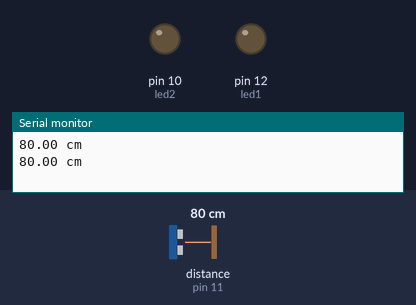
The sketch below on a simulated Arduino Uno, built with avr-gcc and run on an emulated ATmega328P. On the bench: output pins drawn as LEDs (lit = HIGH), the last lines printed to the serial monitor. Inputs (shaded band) come from the test bench; at power-on: distance to the obstacle (sensor on pin 11) 80 cm. Pins used as bus, display or sensor lines are not drawn.

Above: at 3.8 s.
3.9 s: distance to the obstacle (sensor on pin 11) set to 54 cm
8.2 s: distance to the obstacle (sensor on pin 11) set to 45 cm
At 10.8 s:
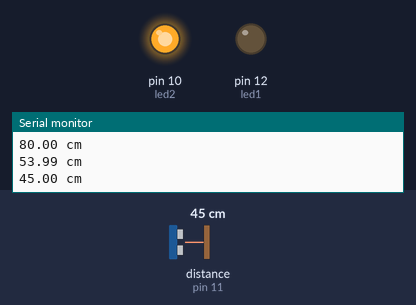
15.5 s: distance to the obstacle (sensor on pin 11) set to 2 cm
At 19.8 s:
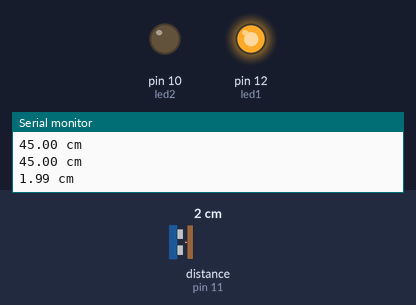
23.2 s: distance to the obstacle (sensor on pin 11) set to 18 cm
At 27.1 s:
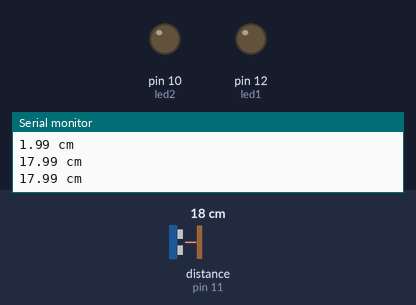
30.5 s: distance to the obstacle (sensor on pin 11) set to 4 cm
At 31.8 s:
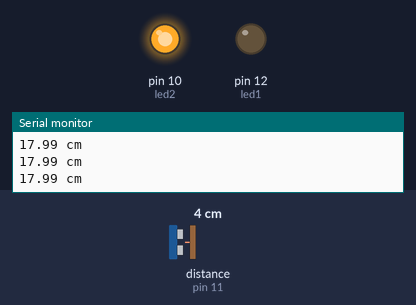
Timing chart, 0 to 39.2 s (numbered marks = the images above; inputs shaded):
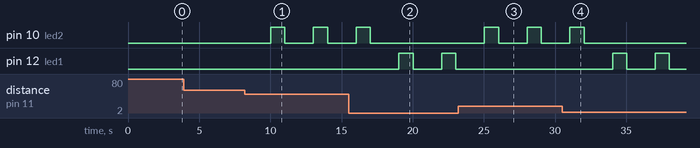

The sketch:

exemplo1.ino
```cpp
//Sensor de Ultrasonico


//adicionando a biblioteca ultrasonic
#include "Ultrasonic.h"

//Criando objeto Ultrasonic e já definindo as portas
Ultrasonic Ultrasonic(9,11);


long microsec = 0;
float distanciaCM = 0;
int led1 =12;
int led2 =10;
int led3 = 11;


void setup() {
  Serial.begin(9600);
  pinMode (led1, OUTPUT);
  pinMode (led2, OUTPUT);
  pinMode (led3, OUTPUT);


}

void loop() {

  //Lendo o senor
  microsec = Ultrasonic.timing();

  //Convertendo a distência em CM
  distanciaCM = Ultrasonic.convert(microsec, Ultrasonic::CM);


  Serial.print(distanciaCM);
  Serial.println(" cm");
  delay(1000);

  if(distanciaCM < 15){
    digitalWrite(led1, HIGH);
    delay(1000);
    digitalWrite(led1, LOW);
    delay(1000);
  }
  else if(distanciaCM > 15 && distanciaCM<50){
    digitalWrite(led2, HIGH);
    delay(1000);
    digitalWrite(led2, LOW);
    delay(1000);
  }
  else if(distanciaCM > 50){
    digitalWrite(led3, HIGH);
    delay(1000);
    digitalWrite(led3, LOW);
    delay(1000);
  }
}
```

Measured:
- the behaviour switches between 50 and 49 cm on distance to the obstacle (sensor on pin 11) (found by bisection; images 0 and 1)
- after the input at 8.2 s, pin 10 (led2): alternates HIGH for 1.0 s and LOW for 2.0 s, starting after 1.8 s
- after the input at 15.5 s, pin 10 (led2): goes on until 17.0 s, then stays LOW; pin 12 (led1): alternates HIGH for 1.0 s and LOW for 2.0 s, starting after 3.5 s
- after the input at 23.2 s, pin 10 (led2): alternates HIGH for 1.0 s and LOW for 2.0 s, starting after 1.8 s; pin 12 (led1): stops changing and stays LOW
- after the input at 30.5 s, pin 10 (led2): goes on until 32.0 s, then stays LOW; pin 12 (led1): alternates HIGH for 1.0 s and LOW for 2.0 s, starting after 3.5 s
